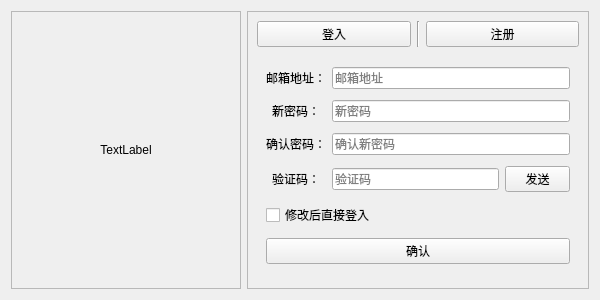
<?xml version="1.0" encoding="UTF-8"?>
<ui version="4.0">
 <class>Form</class>
 <widget class="QWidget" name="Form">
  <property name="geometry">
   <rect>
    <x>0</x>
    <y>0</y>
    <width>600</width>
    <height>300</height>
   </rect>
  </property>
  <property name="minimumSize">
   <size>
    <width>550</width>
    <height>300</height>
   </size>
  </property>
  <property name="maximumSize">
   <size>
    <width>600</width>
    <height>300</height>
   </size>
  </property>
  <property name="windowTitle">
   <string>Form</string>
  </property>
  <property name="styleSheet">
   <string notr="true"/>
  </property>
  <layout class="QGridLayout" name="gridLayout">
   <item row="0" column="2">
    <widget class="QFrame" name="frame_2">
     <property name="frameShape">
      <enum>QFrame::StyledPanel</enum>
     </property>
     <property name="frameShadow">
      <enum>QFrame::Raised</enum>
     </property>
     <layout class="QGridLayout" name="gridLayout_3">
      <item row="0" column="1">
       <widget class="Line" name="line">
        <property name="orientation">
         <enum>Qt::Vertical</enum>
        </property>
       </widget>
      </item>
      <item row="0" column="2">
       <widget class="QPushButton" name="Register_choice_button">
        <property name="text">
         <string>注册</string>
        </property>
       </widget>
      </item>
      <item row="0" column="0">
       <widget class="QPushButton" name="Login_choice_button">
        <property name="text">
         <string>登入</string>
        </property>
       </widget>
      </item>
      <item row="1" column="0" colspan="3">
       <widget class="QStackedWidget" name="stackedWidget">
        <property name="currentIndex">
         <number>2</number>
        </property>
        <widget class="QWidget" name="page">
         <layout class="QGridLayout" name="gridLayout_4">
          <item row="2" column="3">
           <widget class="QPushButton" name="Password_forget_button">
            <property name="text">
             <string>忘记密码</string>
            </property>
           </widget>
          </item>
          <item row="1" column="0">
           <widget class="QLabel" name="Client_password_label">
            <property name="text">
             <string>用户密码：</string>
            </property>
           </widget>
          </item>
          <item row="2" column="0" colspan="2">
           <widget class="QCheckBox" name="Me_remember_button">
            <property name="text">
             <string>记住我</string>
            </property>
           </widget>
          </item>
          <item row="1" column="2" colspan="2">
           <widget class="QLineEdit" name="Client_password_input">
            <property name="echoMode">
             <enum>QLineEdit::Password</enum>
            </property>
            <property name="placeholderText">
             <string>密码</string>
            </property>
           </widget>
          </item>
          <item row="0" column="2" colspan="2">
           <widget class="QLineEdit" name="Client_input">
            <property name="placeholderText">
             <string>邮箱地址/账户</string>
            </property>
           </widget>
          </item>
          <item row="0" column="0">
           <widget class="QLabel" name="Client_label">
            <property name="text">
             <string>用户账户：</string>
            </property>
           </widget>
          </item>
          <item row="2" column="2">
           <spacer name="horizontalSpacer">
            <property name="orientation">
             <enum>Qt::Horizontal</enum>
            </property>
            <property name="sizeHint" stdset="0">
             <size>
              <width>103</width>
              <height>20</height>
             </size>
            </property>
           </spacer>
          </item>
          <item row="3" column="0" colspan="4">
           <widget class="QPushButton" name="Login_button">
            <property name="text">
             <string>登入</string>
            </property>
           </widget>
          </item>
         </layout>
        </widget>
        <widget class="QWidget" name="page_2">
         <layout class="QGridLayout" name="gridLayout_5">
          <item row="3" column="0">
           <widget class="QLabel" name="label_4">
            <property name="minimumSize">
             <size>
              <width>0</width>
              <height>24</height>
             </size>
            </property>
            <property name="text">
             <string>确认密码：</string>
            </property>
            <property name="alignment">
             <set>Qt::AlignCenter</set>
            </property>
           </widget>
          </item>
          <item row="4" column="2">
           <widget class="QPushButton" name="Send_button">
            <property name="minimumSize">
             <size>
              <width>65</width>
              <height>24</height>
             </size>
            </property>
            <property name="text">
             <string>发送</string>
            </property>
           </widget>
          </item>
          <item row="5" column="0" colspan="2">
           <widget class="QCheckBox" name="checkBox_3">
            <property name="text">
             <string>注册后直接登入</string>
            </property>
            <property name="checked">
             <bool>true</bool>
            </property>
            <property name="tristate">
             <bool>false</bool>
            </property>
           </widget>
          </item>
          <item row="2" column="1" colspan="2">
           <widget class="QLineEdit" name="Password_input_2">
            <property name="minimumSize">
             <size>
              <width>0</width>
              <height>24</height>
             </size>
            </property>
            <property name="echoMode">
             <enum>QLineEdit::Password</enum>
            </property>
            <property name="placeholderText">
             <string>用户密码</string>
            </property>
           </widget>
          </item>
          <item row="0" column="1" colspan="2">
           <widget class="QLineEdit" name="Client_input_2">
            <property name="minimumSize">
             <size>
              <width>0</width>
              <height>24</height>
             </size>
            </property>
            <property name="placeholderText">
             <string>账号</string>
            </property>
           </widget>
          </item>
          <item row="1" column="0">
           <widget class="QLabel" name="label_2">
            <property name="minimumSize">
             <size>
              <width>0</width>
              <height>24</height>
             </size>
            </property>
            <property name="text">
             <string>邮箱：</string>
            </property>
            <property name="alignment">
             <set>Qt::AlignCenter</set>
            </property>
           </widget>
          </item>
          <item row="1" column="1" colspan="2">
           <widget class="QLineEdit" name="Email_input_2">
            <property name="minimumSize">
             <size>
              <width>0</width>
              <height>24</height>
             </size>
            </property>
            <property name="placeholderText">
             <string>邮箱地址</string>
            </property>
           </widget>
          </item>
          <item row="4" column="1">
           <widget class="QLineEdit" name="Yanzhengma_input">
            <property name="minimumSize">
             <size>
              <width>0</width>
              <height>24</height>
             </size>
            </property>
            <property name="placeholderText">
             <string>功能暂无，直接注册</string>
            </property>
           </widget>
          </item>
          <item row="4" column="0">
           <widget class="QLabel" name="label_5">
            <property name="minimumSize">
             <size>
              <width>0</width>
              <height>24</height>
             </size>
            </property>
            <property name="text">
             <string>验证码：</string>
            </property>
            <property name="alignment">
             <set>Qt::AlignCenter</set>
            </property>
           </widget>
          </item>
          <item row="6" column="0" colspan="3">
           <widget class="QPushButton" name="Register_button">
            <property name="minimumSize">
             <size>
              <width>0</width>
              <height>24</height>
             </size>
            </property>
            <property name="maximumSize">
             <size>
              <width>16777215</width>
              <height>16777215</height>
             </size>
            </property>
            <property name="baseSize">
             <size>
              <width>0</width>
              <height>0</height>
             </size>
            </property>
            <property name="text">
             <string>注册</string>
            </property>
           </widget>
          </item>
          <item row="0" column="0">
           <widget class="QLabel" name="label">
            <property name="minimumSize">
             <size>
              <width>0</width>
              <height>24</height>
             </size>
            </property>
            <property name="text">
             <string>账号：</string>
            </property>
            <property name="alignment">
             <set>Qt::AlignCenter</set>
            </property>
           </widget>
          </item>
          <item row="2" column="0">
           <widget class="QLabel" name="label_3">
            <property name="minimumSize">
             <size>
              <width>0</width>
              <height>24</height>
             </size>
            </property>
            <property name="text">
             <string>用户密码：</string>
            </property>
            <property name="alignment">
             <set>Qt::AlignCenter</set>
            </property>
           </widget>
          </item>
          <item row="3" column="1" colspan="2">
           <widget class="QLineEdit" name="Passwordd_input_confirm_2">
            <property name="minimumSize">
             <size>
              <width>0</width>
              <height>24</height>
             </size>
            </property>
            <property name="echoMode">
             <enum>QLineEdit::Password</enum>
            </property>
            <property name="placeholderText">
             <string>确认密码</string>
            </property>
           </widget>
          </item>
         </layout>
        </widget>
        <widget class="QWidget" name="page_3">
         <layout class="QGridLayout" name="gridLayout_6">
          <item row="0" column="0">
           <widget class="QLabel" name="label_6">
            <property name="text">
             <string>邮箱地址：</string>
            </property>
            <property name="alignment">
             <set>Qt::AlignCenter</set>
            </property>
           </widget>
          </item>
          <item row="1" column="0">
           <widget class="QLabel" name="label_7">
            <property name="text">
             <string>新密码：</string>
            </property>
            <property name="alignment">
             <set>Qt::AlignCenter</set>
            </property>
           </widget>
          </item>
          <item row="3" column="0">
           <widget class="QLabel" name="label_9">
            <property name="text">
             <string>验证码：</string>
            </property>
            <property name="alignment">
             <set>Qt::AlignCenter</set>
            </property>
           </widget>
          </item>
          <item row="3" column="1" colspan="3">
           <widget class="QLineEdit" name="lineEdit_9">
            <property name="placeholderText">
             <string>验证码</string>
            </property>
           </widget>
          </item>
          <item row="3" column="4">
           <widget class="QPushButton" name="Send_button_3">
            <property name="maximumSize">
             <size>
              <width>65</width>
              <height>16777215</height>
             </size>
            </property>
            <property name="text">
             <string>发送</string>
            </property>
           </widget>
          </item>
          <item row="4" column="0" colspan="2">
           <widget class="QCheckBox" name="checkBox_4">
            <property name="text">
             <string>修改后直接登入</string>
            </property>
           </widget>
          </item>
          <item row="2" column="0">
           <widget class="QLabel" name="label_8">
            <property name="text">
             <string>确认密码：</string>
            </property>
            <property name="alignment">
             <set>Qt::AlignCenter</set>
            </property>
           </widget>
          </item>
          <item row="2" column="1" colspan="4">
           <widget class="QLineEdit" name="Password_cofrim_input_3">
            <property name="echoMode">
             <enum>QLineEdit::Password</enum>
            </property>
            <property name="placeholderText">
             <string>确认新密码</string>
            </property>
           </widget>
          </item>
          <item row="1" column="1" colspan="4">
           <widget class="QLineEdit" name="New_password_input">
            <property name="echoMode">
             <enum>QLineEdit::Password</enum>
            </property>
            <property name="placeholderText">
             <string>新密码</string>
            </property>
           </widget>
          </item>
          <item row="0" column="1" colspan="4">
           <widget class="QLineEdit" name="Email_input_3">
            <property name="placeholderText">
             <string>邮箱地址</string>
            </property>
           </widget>
          </item>
          <item row="5" column="0" colspan="5">
           <widget class="QPushButton" name="Confirm_button_3">
            <property name="text">
             <string>确认</string>
            </property>
           </widget>
          </item>
         </layout>
        </widget>
       </widget>
      </item>
     </layout>
    </widget>
   </item>
   <item row="0" column="1">
    <widget class="QFrame" name="frame">
     <property name="minimumSize">
      <size>
       <width>230</width>
       <height>0</height>
      </size>
     </property>
     <property name="maximumSize">
      <size>
       <width>230</width>
       <height>16777215</height>
      </size>
     </property>
     <property name="frameShape">
      <enum>QFrame::StyledPanel</enum>
     </property>
     <property name="frameShadow">
      <enum>QFrame::Raised</enum>
     </property>
     <layout class="QGridLayout" name="gridLayout_2">
      <item row="0" column="0">
       <widget class="QLabel" name="image_label">
        <property name="text">
         <string>TextLabel</string>
        </property>
        <property name="alignment">
         <set>Qt::AlignCenter</set>
        </property>
       </widget>
      </item>
     </layout>
    </widget>
   </item>
  </layout>
 </widget>
 <resources/>
 <connections/>
</ui>
